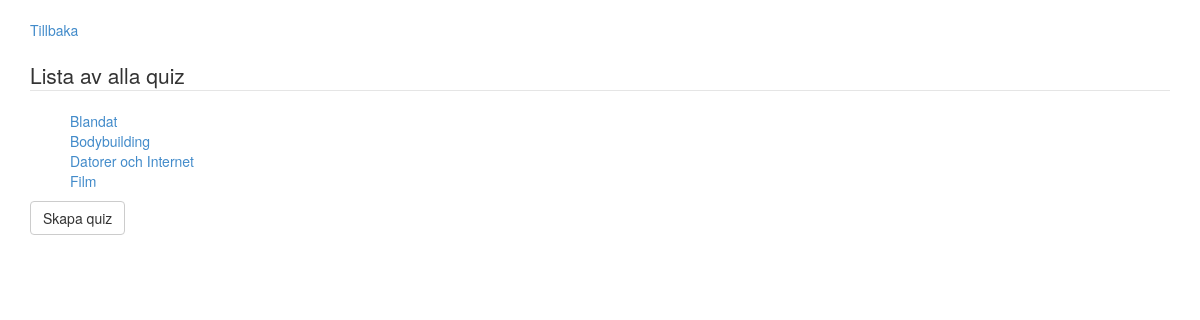
Before: /?showAllQuiz (signed in) with the older database file.
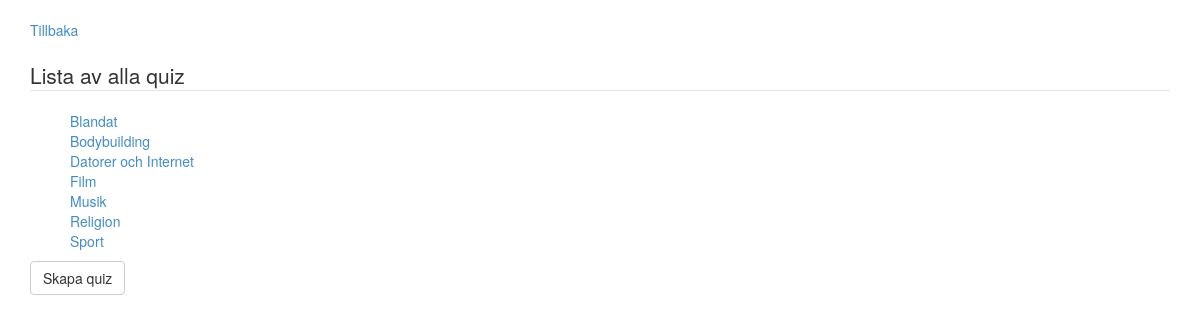
After: the same page with the newer database file.
### tables this page shows
CREATE TABLE IF NOT EXISTS `quiz` (
  `QuizId` int(11) NOT NULL AUTO_INCREMENT,
  `QuizName` varchar(60) NOT NULL,
  PRIMARY KEY (`QuizId`),
  UNIQUE KEY `QuizName` (`QuizName`)
);

### Controller/QuizController.php (called while the page is built, shortened)
<?php
require_once("View/PlayQuizView.php");
require_once("View/HTMLView.php");
require_once("Model/QuizModel.php");
require_once("View/QuizView.php");
require_once("Model/Quiz.php");
require_once("Model/Dao/QuizRepository.php");
class QuizController {
	private $htmlView;
	private $quizView;
	public function __construct() {
		$this->htmlView = new HTMLView();
		$this->quizView = new QuizView();
		$this->quizRepository = new QuizRepository();
	}
	public function showAllQuiz() {
		$this->htmlView->echoHTML($this->quizView->showAll($this->quizRepository->getQuizList()));
	}
}

### index.php (called while the page is built, shortened)
<?php
$masterController = new MasterController();
$masterController->doControll();

### Model/QuizList.php (called while the page is built)
<?php
class QuizList {
	private $quizzes;
	public function __construct() {
		$this->quizzes = array();
	}
	public function toArray() {
		return $this->quizzes;
	}
	public function add(Quiz $quiz) {
		$this->quizzes[] = $quiz;
	}
}

### Model/Quiz.php (called while the page is built, shortened)
<?php
class Quiz {
	private $quizName;
	private $quizId;
	public function __construct($quizName, $quizId = NULL) {
		$this->quizName = $quizName;
		if (empty($quizId) == false) {
			$this->quizId = $quizId;
		}
	}
	public function getQuizId() {
		return $this->quizId;
	}
	public function getName() {
		return $this->quizName;
	}
}

### Model/Dao/QuizRepository.php (called while the page is built, shortened)
<?php
require_once("Model/Quiz.php");
require_once("Model/QuizList.php");
require_once("Model/Dao/Repository.php");
class QuizRepository extends Repository{
	private $quizList;
	private $db;
	public function __construct() {
		$this->dbTable = 'quiz';
		$this->quizList = new QuizList();
		$this->db = $this->connection();
	}
	public function getQuizList() {
		$sql = "SELECT * FROM $this->dbTable";
		$query = $this->db->prepare($sql);
		$query->execute();
		foreach ($query->fetchAll() as $dbQuizObj) {
			$quizId = $dbQuizObj[$this->quizId];
			$quizName = $dbQuizObj[$this->quizName];
			$quiz = new Quiz($quizName, $quizId);
			$this->quizList->add($quiz);
		}
		return $this->quizList;
	}
}

### Model/Dao/Repository.php (called while the page is built, shortened)
<?php
abstract class Repository {
	protected $dbConnection;
    protected function connection() {
    	if ($this->dbConnection == null) {
            $this->dbConnection = new PDO(Settings::$DB_CONNECTION, Settings::$DB_USERNAME, Settings::$DB_PASSWORD);
        $this->dbConnection->setAttribute(PDO::ATTR_ERRMODE, PDO::ERRMODE_EXCEPTION);
        return $this->dbConnection;
    }
  }
}

### View/QuizView.php (the view, shortened to what this page needs)
<?php
class QuizView extends BaseView {
	private $cookieStorage;
	public function __construct() {
		$this->cookieStorage = new CookieStorage();
	}
	public function renderCookieMessage($string) {
		$value = $this->cookieStorage->load($string);
		return $value;
	}
	public function unsetMessage($name) {
		$this->cookieStorage->save($name, null, time()-1);
	}
	public function showAll(QuizList $quizList) {
		$message = $this->renderCookieMessage($this->messageLocation);
		$html = "</br>
		<a href='?' name='returnToPage'>Tillbaka</a> </br> </br>
		<legend>Lista av alla quiz</legend>
		$message
		<ul style='list-style-type: none;'>";
		foreach ($quizList->toArray() as $quiz) {
			$html .= "<li><a href='?" . $this->showQuizLocation . "&" . $this->id . "=" .
			urlencode($quiz->getQuizId()) . "'>" .
			$quiz->getName() . "</a></li>";
		}
		$html .= "</ul> <a class='btn btn-default' name='" . $this->createQuizLocation . "' href='?" . $this->createQuizLocation . "'>Skapa quiz</a> </br>";
		return $html;
	}
}

Changed rows visible on the page:
added quiz: QuizName "Musik"
added quiz: QuizName "Religion"
added quiz: QuizName "Sport"
